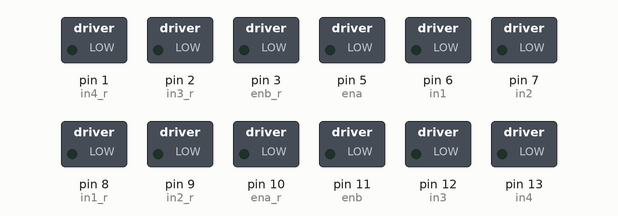
Simulated run of this sketch. Board: Arduino Uno, built with avr-gcc and run on an emulated ATmega328P. Shown: switched loads named in the sketch (green lamp = pin HIGH).

Above: at 0.1 s.
At 2.1 s:
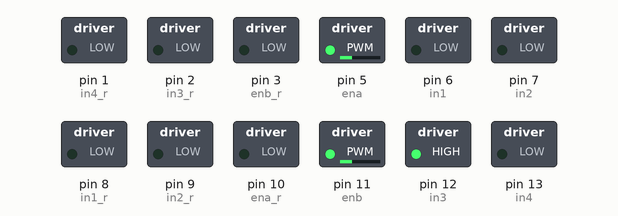
At 5.1 s:
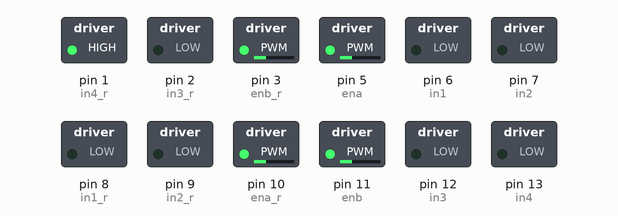
At 8.1 s:
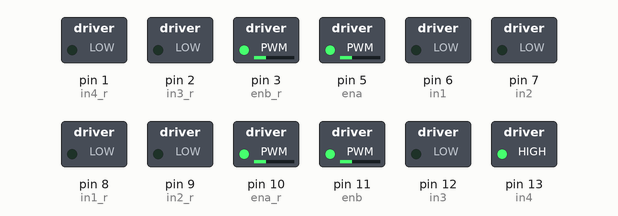
At 11.1 s:
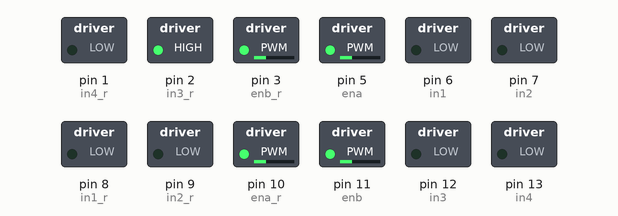
At 21.1 s:
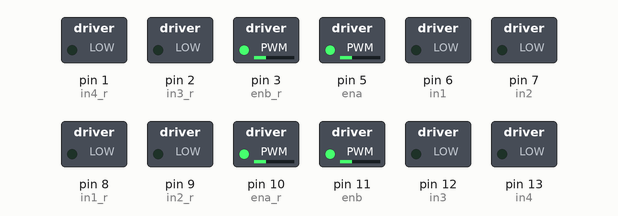
Timing chart, 0 to 22.6 s (numbered marks = the images above):
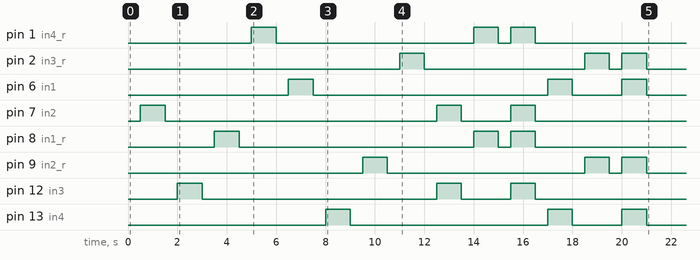

The sketch:

Robot.ino
```cpp
#include "motor_functions.h"
//NOTE
//ena - left front, enb - left rear, ena_r - right rear, enb_r right front

int ena = 5;
int in1 = 6;
int in2 = 7;
int enb = 11;
int in3 = 12;
int in4 = 13;
int ena_r = 10;
int in1_r = 8;
int in2_r = 9;
int enb_r = 3;
int in3_r = 2;
int in4_r = 1;

int motorPins[12] = {ena, in1, in2, enb, in3, in4, ena_r, in1_r, in2_r, enb_r, in3_r, in4_r};

void setup() {
  // put your setup code here, to run once:
pinMode(ena, OUTPUT);
pinMode(in1, OUTPUT);
pinMode(in2, OUTPUT);
pinMode(enb, OUTPUT);
pinMode(in3, OUTPUT);
pinMode(in4, OUTPUT);
pinMode(ena_r, OUTPUT);
pinMode(in1_r, OUTPUT);
pinMode(in2_r, OUTPUT);
pinMode(enb_r, OUTPUT);
pinMode(in3_r, OUTPUT);
pinMode(in4_r, OUTPUT);


haltAll(motorPins);
delay(500);


forwardLeftFront(motorPins, 75);
delay(1000);
haltAll(motorPins);
delay(500);

forwardLeftRear(motorPins, 75);
delay(1000);
haltAll(motorPins);
delay(500);

forwardRightFront(motorPins, 75);
delay(1000);
haltAll(motorPins);
delay(500);

forwardRightRear(motorPins, 75);
delay(1000);
haltAll(motorPins);
delay(500);

reverseLeftFront(motorPins, 75);
delay(1000);
haltAll(motorPins);
delay(500);

reverseLeftRear(motorPins, 75);
delay(1000);
haltAll(motorPins);
delay(500);

reverseRightFront(motorPins, 75);
delay(1000);
haltAll(motorPins);
delay(500);

reverseRightRear(motorPins, 75);
delay(1000);
haltAll(motorPins);
delay(500);

forwardLeftSide(motorPins, 75);
delay(1000);
haltAll(motorPins);
delay(500);

forwardRightSide(motorPins, 75);
delay(1000);
haltAll(motorPins);
delay(500);

forwardAll(motorPins, 75);
delay(1000);
haltAll(motorPins);
delay(500);

reverseLeftSide(motorPins, 75);
delay(1000);
haltAll(motorPins);
delay(500);

reverseRightSide(motorPins, 75);
delay(1000);
haltAll(motorPins);
delay(500);

reverseAll(motorPins, 75);
delay(1000);
haltAll(motorPins);
delay(500);

}

//**** LOOP ****
void loop() {
  // put your main code here, to run repeatedly:

}
```

motor_functions.cpp
```cpp
#include "motor_functions.h"


void forwardAll(int motorPins[], int speed) {
  digitalWrite(motorPins[1], LOW);
  digitalWrite(motorPins[2], HIGH);
  analogWrite(motorPins[0], speed);   // 0-255 speed
  digitalWrite(motorPins[4], HIGH);
  digitalWrite(motorPins[5], LOW);
  analogWrite(motorPins[3], speed);   // 0-255 speed
  digitalWrite(motorPins[7], HIGH);
  digitalWrite(motorPins[8], LOW);
  analogWrite(motorPins[6], speed);   // 0-255 speed
  digitalWrite(motorPins[10], LOW);
  digitalWrite(motorPins[11], HIGH);
  analogWrite(motorPins[9], speed);   // 0-255 speed
}

void forwardLeftSide(int motorPins[], int speed) {
  digitalWrite(motorPins[1], LOW);
  digitalWrite(motorPins[2], HIGH);
  analogWrite(motorPins[0], speed);   // 0-255 speed
  digitalWrite(motorPins[4], HIGH);
  digitalWrite(motorPins[5], LOW);
  analogWrite(motorPins[3], speed);   // 0-255 speed
}
void forwardLeftFront(int motorPins[], int speed){
  digitalWrite(motorPins[1], LOW);
  digitalWrite(motorPins[2], HIGH);
  analogWrite(motorPins[0], speed);   // 0-255 speed
 }
void forwardLeftRear(int motorPins[], int speed){
  digitalWrite(motorPins[4], HIGH);
  digitalWrite(motorPins[5], LOW);
  analogWrite(motorPins[3], speed);   // 0-255 speed
}

void forwardRightSide(int motorPins[], int speed) {
  digitalWrite(motorPins[7], HIGH);
  digitalWrite(motorPins[8], LOW);
  analogWrite(motorPins[6], speed);   // 0-255 speed
  digitalWrite(motorPins[10], LOW);
  digitalWrite(motorPins[11], HIGH);
  analogWrite(motorPins[9], speed);   // 0-255 speed
}
void forwardRightFront(int motorPins[], int speed){
  digitalWrite(motorPins[7], HIGH);
  digitalWrite(motorPins[8], LOW);
  analogWrite(motorPins[6], speed);   // 0-255 speed
}
void forwardRightRear(int motorPins[], int speed){
  digitalWrite(motorPins[10], LOW);
  digitalWrite(motorPins[11], HIGH);
  analogWrite(motorPins[9], speed);   // 0-255 speed
}


void reverseAll(int motorPins[], int speed){
  digitalWrite(motorPins[1], HIGH);
  digitalWrite(motorPins[2], LOW);
  analogWrite(motorPins[0], speed);   // 0-255 speed
  digitalWrite(motorPins[4], LOW);
  digitalWrite(motorPins[5], HIGH);
  analogWrite(motorPins[3], speed);   // 0-255 speed
  digitalWrite(motorPins[7],LOW);
  digitalWrite(motorPins[8], HIGH);
  analogWrite(motorPins[6], speed);   // 0-255 speed
  digitalWrite(motorPins[10], HIGH);
  digitalWrite(motorPins[11], LOW);
  analogWrite(motorPins[9], speed);   // 0-255 speed
}

void reverseLeftSide(int motorPins[], int speed){
  digitalWrite(motorPins[1], HIGH);
  digitalWrite(motorPins[2], LOW);
  analogWrite(motorPins[0], speed);   // 0-255 speed
  digitalWrite(motorPins[4], LOW);
  digitalWrite(motorPins[5], HIGH);
  analogWrite(motorPins[3], speed);   // 0-255 speed
}
void reverseLeftFront(int motorPins[], int speed){
  digitalWrite(motorPins[1], HIGH);
  digitalWrite(motorPins[2], LOW);
  analogWrite(motorPins[0], speed);   // 0-255 speed
}
void reverseLeftRear(int motorPins[], int speed){
  digitalWrite(motorPins[4], LOW);
  digitalWrite(motorPins[5], HIGH);
  analogWrite(motorPins[3], speed);   // 0-255 speed
}

void reverseRightSide(int motorPins[], int speed){
  digitalWrite(motorPins[7],LOW);
  digitalWrite(motorPins[8], HIGH);
  analogWrite(motorPins[6], speed);   // 0-255 speed
  digitalWrite(motorPins[10], HIGH);
  digitalWrite(motorPins[11], LOW);
  analogWrite(motorPins[9], speed);   // 0-255 speed
}
void reverseRightFront(int motorPins[], int speed){
  digitalWrite(motorPins[7],LOW);
  digitalWrite(motorPins[8], HIGH);
  analogWrite(motorPins[6], speed);   // 0-255 speed
}
void reverseRightRear(int motorPins[], int speed){
  digitalWrite(motorPins[10], HIGH);
  digitalWrite(motorPins[11], LOW);
  analogWrite(motorPins[9], speed);   // 0-255 speed
}

void haltAll(int motorPins[]){
  digitalWrite(motorPins[1],  LOW);
  digitalWrite(motorPins[2],  LOW);
  digitalWrite(motorPins[4],  LOW);
  digitalWrite(motorPins[5],  LOW);
  digitalWrite(motorPins[7],  LOW);
  digitalWrite(motorPins[8],  LOW);
  digitalWrite(motorPins[10],  LOW);
  digitalWrite(motorPins[11],  LOW);
}
void haltLeftFront(int motorPins[]){
  digitalWrite(motorPins[1],  LOW);
  digitalWrite(motorPins[2],  LOW);
}
void haltLeftRear(int motorPins[]){
  digitalWrite(motorPins[4],  LOW);
  digitalWrite(motorPins[5],  LOW);
}
void haltRightFront(int motorPins[]){
  digitalWrite(motorPins[7], LOW);
  digitalWrite(motorPins[8],  LOW);
}
void haltRightRear(int motorPins[]){
  digitalWrite(motorPins[10],  LOW);
  digitalWrite(motorPins[11],  LOW);
}
```

motor_functions.h
```cpp
#ifndef MOTOR_FUNCTIONS_H
#define MOTER_FUNCTIONS_H
#include <Arduino.h>

void forwardAll(int motorPins[], int speed);
void forwardLeftSide(int motorPins[], int speed);
void forwardLeftFront(int motorPins[], int speed);
void forwardLeftRear(int motorPins[], int speed);
void forwardRightSide(int motorPins[], int speed);
void forwardRightFront(int motorPins[], int speed);
void forwardRightRear(int motorPins[], int speed);

void reverseAll(int motorPins[], int speed);
void reverseLeftSide(int motorPins[], int speed);
void reverseLeftFront(int motorPins[], int speed);
void reverseLeftRear(int motorPins[], int speed);
void reverseRightSide(int motorPins[], int speed);
void reverseRightFront(int motorPins[], int speed);
void reverseRightRear(int motorPins[], int speed);

void haltAll(int motorPins[]);
void haltLeftFront(int motorPins[]);
void haltLeftRear(int motorPins[]);
void haltRightFront(int motorPins[]);
void haltRightRear(int motorPins[]);


#endif
```
